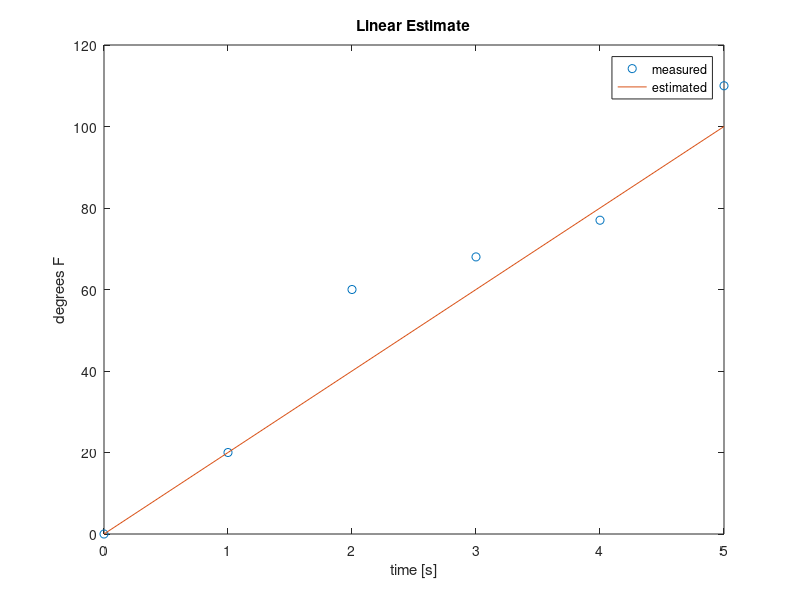
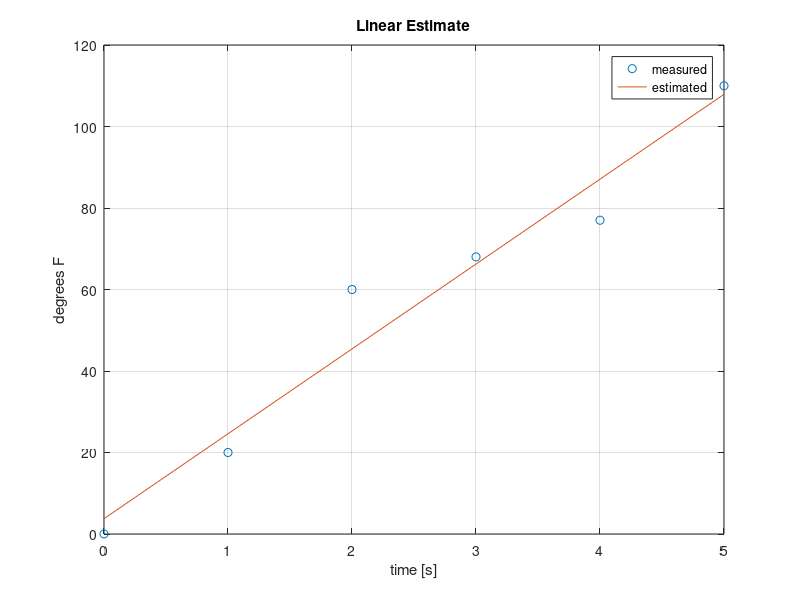

Reproduce these figures in MATLAB, in order.
% Aleksei Simone
% ME203
% Lecture 17
%% polyval
clc;clear all;format compact;
a=[2,-4,10];
P=polyval(a,2)
P=polyval(a,[1,3,5])

%% ployval ex2
a=[1 0 -4 0 -1 7];
P=polyval(a,4)
%% adding polynomials
p1=[3 15 0 -10 -3 15 -40];
p2=[3 0 -2 -6];
p=p1+[0 0 0 p2]
%% multiplying polynomials
p1=[3 15 0 -10 -3 15 -40];
p2=[3 0 -2 -6];
c=conv(p1,p2)
%% Dividing polynomials
num=[1 -4 2 -3];
den=[1 2];
[q,r]=deconv(num,den)
%% Linear regression
x=0:5;
y=[0 20 60 68 77 110];

y_hat=20*x;

figure(1)
plot(x,y,'o',x,y_hat)
title('Linear Estimate')
xlabel('time [s]')
ylabel('degrees F')
legend('measured','estimated')

% RMS
Error=y_hat-y;
RMS=sqrt(mean(Error.^2))
RMS2=rms(Error)

%% polly fit
x=0:5;
y=[0 20 60 68 77 110];
a=polyfit(x,y,1)
a5=polyval(a,5)

%% Linear regression example
x=0:5;
y=[0 20 60 68 77 110];
a=polyfit(x,y,1)
y_hat=polyval(a,x);

figure(2)
plot(x,y,'o',x,y_hat)
title('Linear Estimate')
xlabel('time [s]')
ylabel('degrees F')
legend('measured','estimated')
grid on

% b
error=y_hat-y;
RMS1=sqrt(mean(error.^2))
RMS2=rms(error)
%% polynomial integration
p=[3 15 -40];
q=polyint(p)
q2=polyint(p,10)
%% polynomial derivative
a=[1 -4 2 -3];
b=[1 2];
k=polyder(a,b)
[num,dem]=polyder(a,b)









